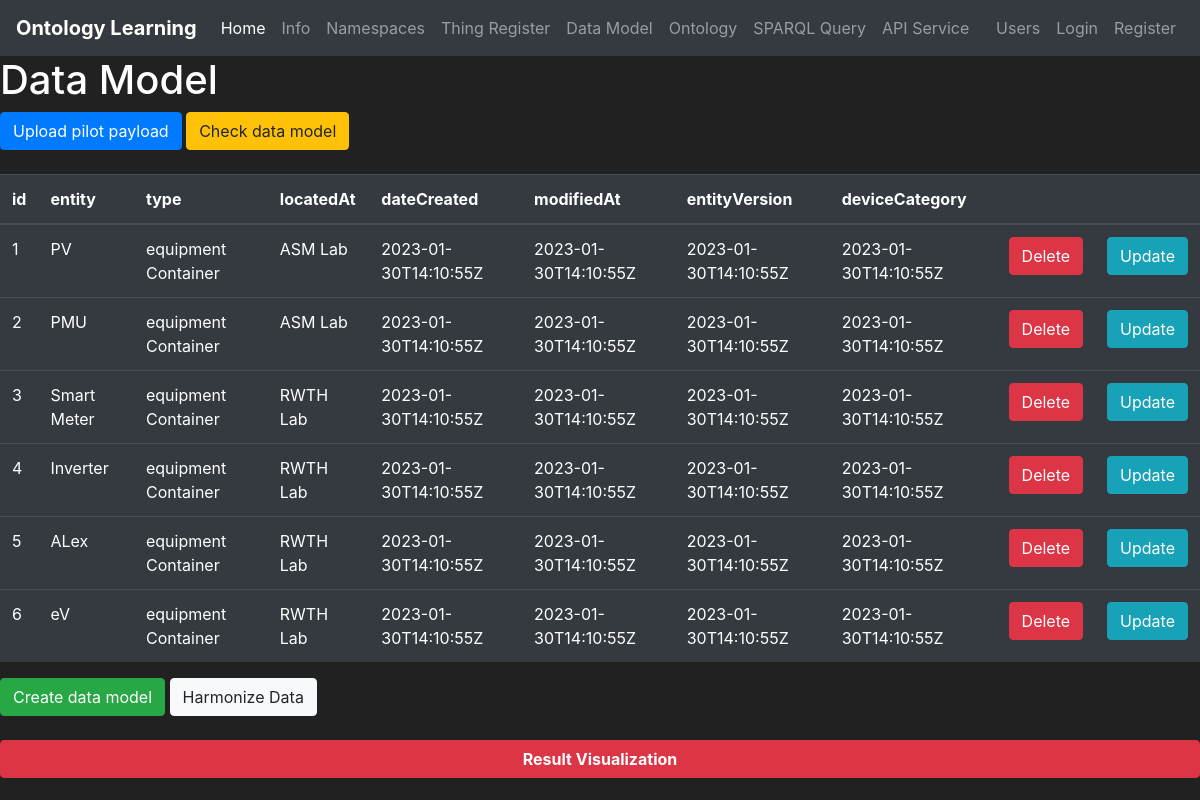
Screenshot of /datamodel with the database file from the repository.
### ontoML/models.py (models this page shows, shortened)
class Item(db.Model):
    id = db.Column(db.Integer(), primary_key=True)
    entityname = db.Column(db.String(length=30), nullable=False, unique=True)
    type = db.Column(db.String(length=30), nullable=False)
    locatedat = db.Column(db.String(length=25), nullable=False)
    datecreated = db.Column(db.String(length=25), nullable=False)
    modifiedat = db.Column(db.String(length=25), nullable=False)
    entityversion = db.Column(db.Integer(), nullable=False)
    devicecategory = db.Column(db.String(length=15), nullable=False)
    owner = db.Column(db.Integer(), db.ForeignKey('user.id'))

### ontoML/routes.py (the view)
@app.route("/datamodel")
def datamodel_page():
    try:
        items = Item.query.all()
        return render_template('dataModel.html', items=items)
    except:
        flash('No item database table found!', category='danger')
        return redirect(url_for('entityRegister_page'))

### ontoML/templates/dataModel.html (shortened to what this page needs)
{% extends 'base.html'%}
{% block content %}
<div class="content">
    <h1>Data Model</h1>
    <td>
        <button class="btn btn-outline btn-primary">Upload pilot payload</button>
    </td>
    <td>
        <button class="btn btn-outline btn-warning">Check data model</button>
    </td>
    <br>
    <br>
    <table class="table table-hover table-dark">
           <thead>
               <tr>
                   <th scope="col">id</th>
                   <th scope="col">entity</th>
                   <th scope="col">type</th>
                   <th scope="col">locatedAt</th>
                   <th scope="col">dateCreated</th>
                   <th scope="col">modifiedAt</th>
                   <th scope="col">entityVersion</th>
                   <th scope="col">deviceCategory
                   <th scope="col"></th>
                   <th scope="col"></th>
               </tr>
           </thead>
           <tbody>
                   {% for item in items %}
                       <tr>
                           <td>{{ item.id }}</td>
                           <td>{{ item.entityname }}</td>
                           <td>{{ item.type }}</td>
                           <td>{{ item.locatedat }}</td>
                           <td>{{ item.datecreated }}</td>
                           <td>{{ item.modifiedat }}</td>
                           <td>{{ item.entityversion }}</td>
                           <td>{{ item.devicecategory }}</td>
                           <td>
                               <button class="btn btn-outline btn-danger">Delete</button>
                           </td>
                           <td>
                               <button class="btn btn-outline btn-info">Update</button>
                           </td>
                       </tr>
                   {% endfor %}
           </tbody>
    </table>
    <td>
        <button class="btn btn-outline btn-success">Create data model</button>
    </td>
    <td>
        <button class="btn btn-outline btn-light">Harmonize Data</button>
    </td>
    <br>
    <br>
    <h2 class="btn btn-block btn-outline btn-danger"> <strong>Result Visualization</strong></h2>
</div>
{% endblock %}

### ontoML/templates/base.html (style rules this page uses)
body { background-color: #212121; color: white }

### rows the page displays
Item: id "1", entityname "PV", type "equipment Container", locatedat "ASM Lab", datecreated "2023-01-30T14:10:55Z", modifiedat "2023-01-30T14:10:55Z", entityversion "2023-01-30T14:10:55Z", devicecategory "2023-01-30T14:10:55Z"
Item: id "2", entityname "PMU", type "equipment Container", locatedat "ASM Lab", datecreated "2023-01-30T14:10:55Z", modifiedat "2023-01-30T14:10:55Z", entityversion "2023-01-30T14:10:55Z", devicecategory "2023-01-30T14:10:55Z"
Item: id "3", entityname "Smart Meter", type "equipment Container", locatedat "RWTH Lab", datecreated "2023-01-30T14:10:55Z", modifiedat "2023-01-30T14:10:55Z", entityversion "2023-01-30T14:10:55Z", devicecategory "2023-01-30T14:10:55Z"
Item: id "4", entityname "Inverter", type "equipment Container", locatedat "RWTH Lab", datecreated "2023-01-30T14:10:55Z", modifiedat "2023-01-30T14:10:55Z", entityversion "2023-01-30T14:10:55Z", devicecategory "2023-01-30T14:10:55Z"
Item: id "5", entityname "ALex", type "equipment Container", locatedat "RWTH Lab", datecreated "2023-01-30T14:10:55Z", modifiedat "2023-01-30T14:10:55Z", entityversion "2023-01-30T14:10:55Z", devicecategory "2023-01-30T14:10:55Z"
Item: id "6", entityname "eV", type "equipment Container", locatedat "RWTH Lab", datecreated "2023-01-30T14:10:55Z", modifiedat "2023-01-30T14:10:55Z", entityversion "2023-01-30T14:10:55Z", devicecategory "2023-01-30T14:10:55Z"
